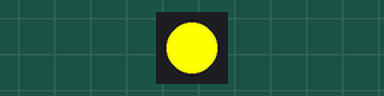
The program below on a simulated ESP32 board running MicroPython. On the bench: 1 RGB LEDs in strip order, left to right.

Above: at 1.0 s.
At 3.0 s:
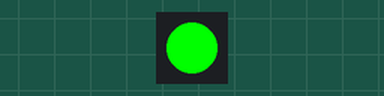
At 5.0 s:
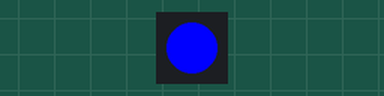
Timing chart, 0 to 7.8 s (numbered marks = the images above):
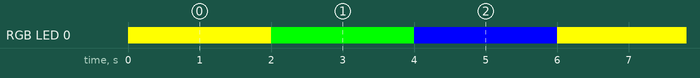

Measured:
- by itself, RGB LED 0: repeats every 6.0 s: RGB(0, 255, 0) 2.0 s, RGB(0, 0, 255) 2.0 s, RGB(255, 255, 0) 2.0 s
- by itself, everything shown: repeats every 6.0 s, in 3 steps

The program:

main.py
```python
#micropython script

#controlling the neopixel led

import machine
import neopixel
import time

#object for neopixel led

np =neopixel.NeoPixel(machine.Pin(48),1)

while True:
    try:
        np[0] =[255,255,0]
        np.write()
        time.sleep(2)
        np[0] =[0,255,0]
        np.write()
        time.sleep(2)
        np[0] =[0,0,255]
        np.write()
        time.sleep(2)
    except KeyboardInterrupt:
        print("EXIT")
        break
```
